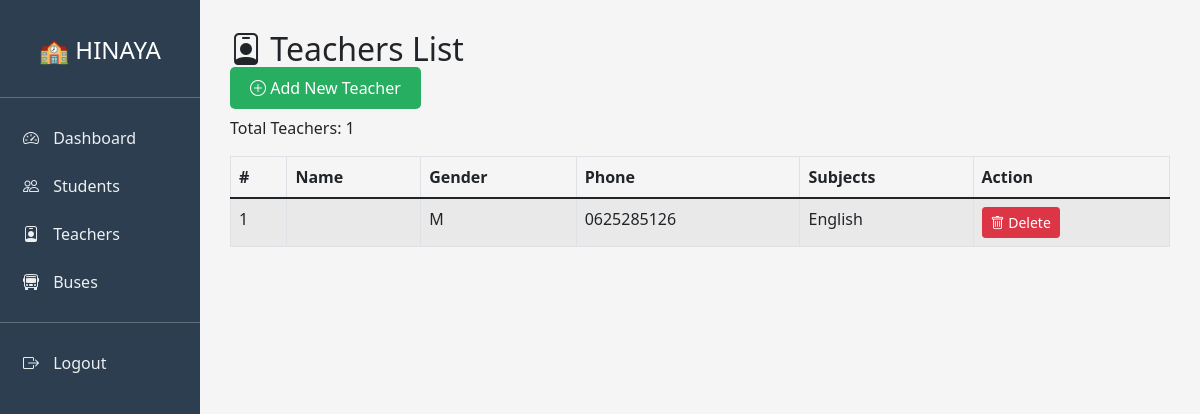
Page /headmaster/teachers/ (signed in) on the committed database.
### school/models.py (models this page shows, shortened)
class Teacher(models.Model):
    GENDER_CHOICES = [('M', 'Male'), ('F', 'Female')]
    user = models.OneToOneField(User, on_delete=models.CASCADE)
    phone = models.CharField(max_length=15)
    gender = models.CharField(max_length=1, choices=GENDER_CHOICES)
    subjects = models.ManyToManyField(Subject, blank=True)
    hire_date = models.DateField(auto_now_add=True)
    assigned_classes = models.ManyToManyField(Class, blank=True)  # Badilisha kuwa ManyToMany

class Subject(models.Model):
    name = models.CharField(max_length=100)
    code = models.CharField(max_length=20)

### school/views.py (the view)
# urls.py: path('headmaster/teachers/', views.headmaster_teachers, name='headmaster_teachers'),
@login_required
def headmaster_teachers(request):
    teachers = Teacher.objects.all()
    return render(request, 'headmaster/teachers.html', {'teachers': teachers})

### templates/headmaster/teachers.html (shortened to what this page needs)
<!DOCTYPE html>
<html>
<head>
    <link href="https://cdn.jsdelivr.net/npm/bootstrap@5.1.3/dist/css/bootstrap.min.css" rel="stylesheet">
    <link rel="stylesheet" href="https://cdn.jsdelivr.net/npm/bootstrap-icons@1.8.1/font/bootstrap-icons.css">
</head>
<body>
    <div class="container-fluid">
        <div class="row">
            <div class="col-md-2 sidebar">
                <h4 class="text-center py-3">🏫 HINAYA</h4>
                <hr>
                <a href="/headmaster/">
                    <i class="bi bi-speedometer2"></i> Dashboard
                </a>
                <a href="/headmaster/students/">
                    <i class="bi bi-people"></i> Students
                </a>
                <a href="/headmaster/teachers/">
                    <i class="bi bi-person-badge"></i> Teachers
                </a>
                <a href="/headmaster/buses/">
                    <i class="bi bi-bus-front"></i> Buses
                </a>
                <hr>
                <a href="/logout/">
                    <i class="bi bi-box-arrow-right"></i> Logout
                </a>
            </div>
            <div class="col-md-10 main-content">
                <h2><i class="bi bi-person-badge"></i> Teachers List</h2>
                <div class="mb-3">
                    <a href="/headmaster/add_teacher/" class="btn-add">
                        <i class="bi bi-plus-circle"></i> Add New Teacher
                    </a>
                </div>
                <p>Total Teachers: {{ teachers|length }}</p>
                {% if teachers %}
                <table class="table table-bordered table-striped">
                    <thead>
                        <tr>
                            <th>#</th>
                            <th>Name</th>
                            <th>Gender</th>
                            <th>Phone</th>
                            <th>Subjects</th>
                            <th>Action</th>
                        </tr>
                    </thead>
                    <tbody>
                        {% for teacher in teachers %}
                        <tr>
                            <td>{{ forloop.counter }}</td>
                            <td>{{ teacher.user.first_name }} {{ teacher.user.last_name }}</td>
                            <td>{{ teacher.gender }}</td>
                            <td>{{ teacher.phone }}</td>
                            <td>
                                {% for subject in teacher.subjects.all %}
                                    {{ subject.name }}{% if not forloop.last %}, {% endif %}
                                {% empty %}
                                    <span class="text-muted">No subjects</span>
                                {% endfor %}
                            </td>
                            <td>
                                <a href="/headmaster/delete_teacher/{{ teacher.id }}/" class="btn btn-danger btn-sm"
                                   onclick="return confirm('Are you sure you want to delete {{ teacher.user.first_name }} {{ teacher.user.last_name }}?')">
                                    <i class="bi bi-trash"></i> Delete
                                </a>
                            </td>
                        </tr>
                        {% endfor %}
                    </tbody>
                </table>
                {% else %}
                <div class="alert alert-info">
                    <i class="bi bi-info-circle"></i> No teachers yet.
                    <a href="/headmaster/add_teacher/" class="alert-link">Add a teacher</a>
                </div>
                {% endif %}
            </div>
        </div>
    </div>
</body>
</html>

### templates/headmaster/teachers.html (style rules this page uses)
body { background: #f5f5f5; }
.sidebar { min-height: 100vh; background: #2c3e50; color: white; padding: 20px 0; }
.sidebar a { color: #ecf0f1; text-decoration: none; display: block; padding: 12px 20px; border-left: 3px solid transparent; }
.sidebar a i { margin-right: 10px; }
.main-content { padding: 30px; }
.btn-add { background: #27ae60; color: white; padding: 10px 20px; border-radius: 5px; text-decoration: none; }

### rows in the picture
Teacher: gender "M", phone "0625285126"
Subject: name "English"

### other values in the picture
{{ teachers|length }} "1"
